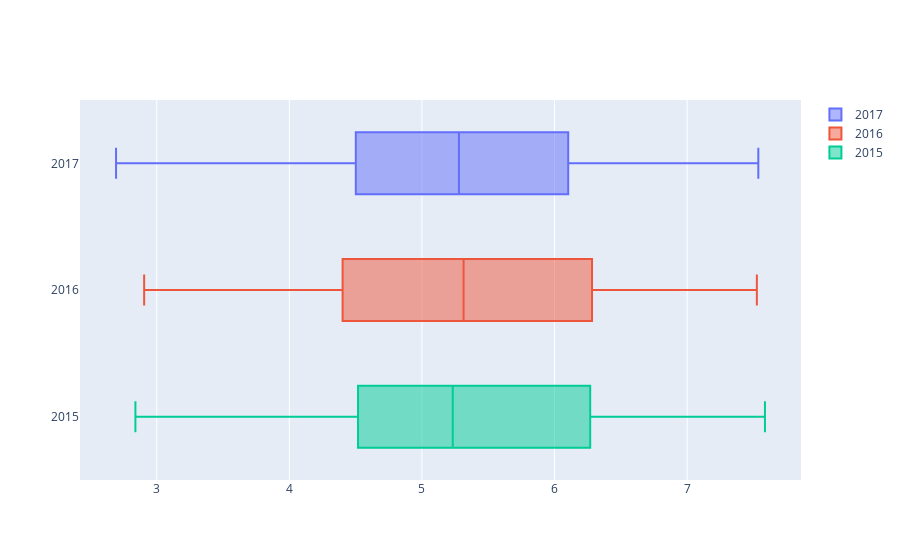

Source (notebook cell):
### Markdown cell above
# Plotly - Box Plot ( Interactive )
### 2017, 2016 vs 2015 (min,q1,median,q3,max value)

### Code cell
fig = go.Figure()
# Use x instead of y argument for horizontal plot
fig.add_trace(go.Box(x=df2017.HappinessScore, name='2017'))
fig.add_trace(go.Box(x=df2016.HappinessScore, name='2016'))
fig.add_trace(go.Box(x=df2015.HappinessScore, name='2015'))

fig.show()

### Figure 1 — Plotly figure (JSON) as saved in the notebook; plotly's stock layout.template omitted (floating-point values rounded to 4 significant figures; data arrays with more than 128 entries replaced by an {"elided": "..."} marker saying what was removed)
{"data": [{"name": "2017", "type": "box", "x": {"elided": "155 float values"}}, {"name": "2016", "type": "box", "x": {"elided": "157 float values"}}, {"name": "2015", "type": "box", "x": {"elided": "158 float values"}}], "layout": {}}
